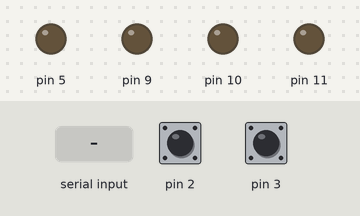
This sketch was run on a simulated Arduino Uno, built with avr-gcc and run on an emulated ATmega328P. Shown: output pins drawn as LEDs (lit = HIGH). The test bench sets the inputs (shaded band); at power-on: pin 2 HIGH, pin 3 HIGH.

Above: at 1.2 s.
1.3 s: "up\n" received over Serial
At 2.5 s:
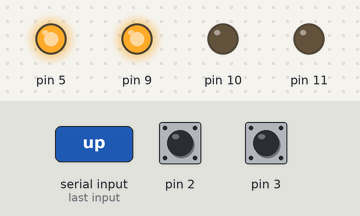
2.8 s: "down\n" received over Serial
At 3.7 s:
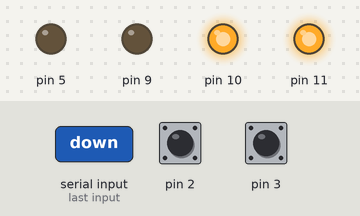
4.3 s: "right\n" received over Serial
At 4.9 s:
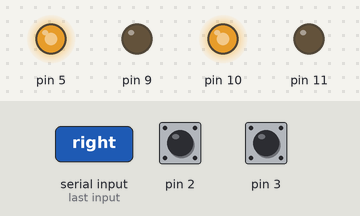
5.8 s: "left\n" received over Serial
At 7.0 s:
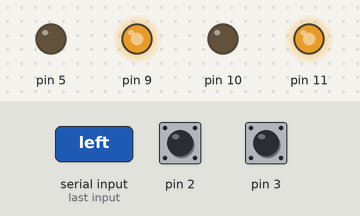
7.3 s: "up\n" received over Serial
At 8.3 s:
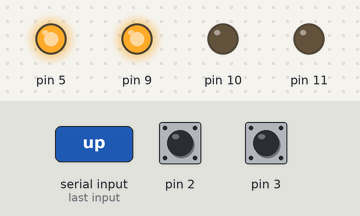
8.8 s: "down\n" received over Serial
At 9.5 s:
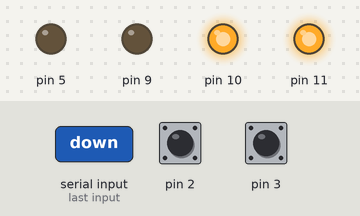
Timing chart, 0 to 11.3 s (numbered marks = the images above; inputs shaded):
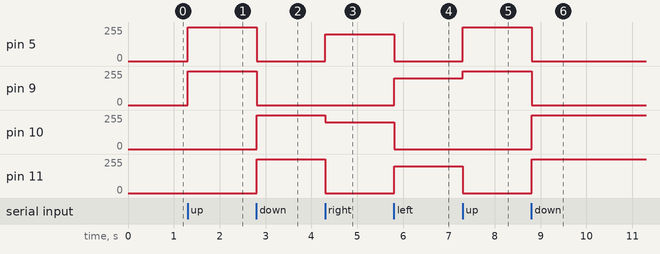

Measured:
- after the input at 1.3 s, pin 5, pin 9: 0/255 → 255/255 at once
- after the input at 2.8 s, pin 5, pin 9: 255/255 → 0/255 at once; pin 10, pin 11: 0/255 → 255/255 at once
- after the input at 4.3 s, pin 5: 0/255 → 200/255 at once; pin 10: 255/255 → 200/255 at once; pin 11: 255/255 → 0/255 at once
- after the input at 5.8 s, pin 5, pin 10: 200/255 → 0/255 at once; pin 9, pin 11: 0/255 → 200/255 at once
- after the input at 7.3 s, pin 5: 0/255 → 255/255 at once; pin 9: 200/255 → 255/255 at once; pin 11: 200/255 → 0/255 at once
- after the input at 8.8 s, pin 5, pin 9: 255/255 → 0/255 at once; pin 10, pin 11: 0/255 → 255/255 at once

The sketch:

strelochki.ino
```cpp
volatile long leftCounter = 0;
volatile long rightCounter = 0;
short l = 16, r = 5;  //sm
void setup() {
  pinMode(11, OUTPUT);
  pinMode(5, OUTPUT);
  pinMode(10, OUTPUT);
  pinMode(9, OUTPUT);
  attachInterrupt(0, left, FALLING);
  attachInterrupt(1, right, FALLING);
  pinMode(4, INPUT);
  pinMode(6, INPUT);
  Serial.begin(9600);
}
void move(int spL, int spR) {
  spR <= 0 ? digitalWrite(9, 0) : analogWrite(9, abs(spR));
  spR <= 0 ? analogWrite(10, abs(spR)) : digitalWrite(10, 0);
  spL >= 0 ? digitalWrite(11, 0) : analogWrite(11, abs(spL));
  spL >= 0 ? analogWrite(5, abs(spL)) : digitalWrite(5, 0);
}
void left() {
  if (digitalRead(4)) {
    leftCounter++;
  } else {
    leftCounter--;
  }
}
void right() {
  if (!digitalRead(6)) {
    rightCounter++;
  } else {
    rightCounter--;
  }
}
void stop() {
  long ideal = leftCounter, t = millis();
  while (millis() - t < 500) {
    long er = ideal - leftCounter;
    move(er * 100.0, er * 100.0);
  }
  move(0, 0);
}
void loop() {
  if (Serial.available()) {
    String data = Serial.readStringUntil('\n');
    if (data == "up") {
      move(255, 255);
    } else if (data == "down") {
      move(-255, -255);
    } else if (data == "right") {
      move(200, -200);
    } else if (data == "left") {
      move(-200, 200);
    } else {
      move(0, 0);
    }
  }

  // while(1){}
}
```
